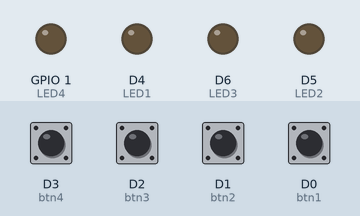
Bench run of a sketch on a simulated ESP8266 (NodeMCU). Parts: output pins drawn as LEDs (lit = HIGH). Inputs (shaded band) come from the test bench; at power-on: D0 (btn1), D1 (btn2), D2 (btn3), D3 (btn4) HIGH.

Above: at 1.2 s.
1.3 s: D3 (btn4) pulled LOW for 0.15 s
At 1.37 s:
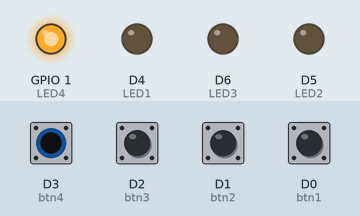
2.9 s: D2 (btn3) pulled LOW for 0.15 s
At 2.97 s:
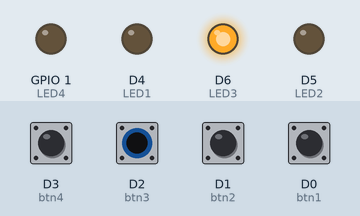
4.5 s: D1 (btn2) pulled LOW for 0.15 s
At 4.57 s:
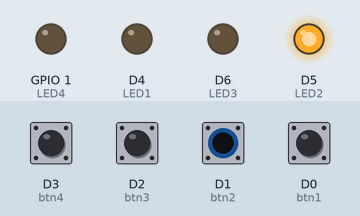
6.1 s: D0 (btn1) pulled LOW for 0.15 s
At 6.17 s:
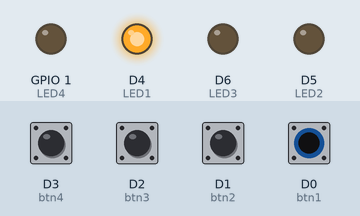
7.7 s: D3 (btn4) driven LOW and D2 (btn3) driven LOW
At 8.5 s:
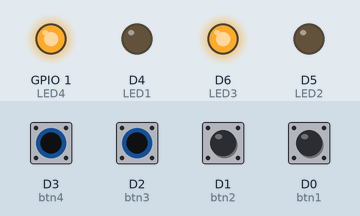
9.2 s: D1 (btn2) pulled LOW for 1 s
At 9.7 s:
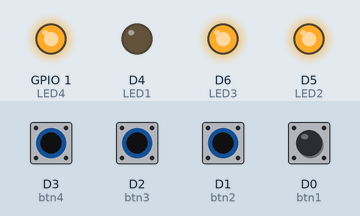
Timing chart, 0 to 12.2 s (numbered marks = the images above; inputs shaded):
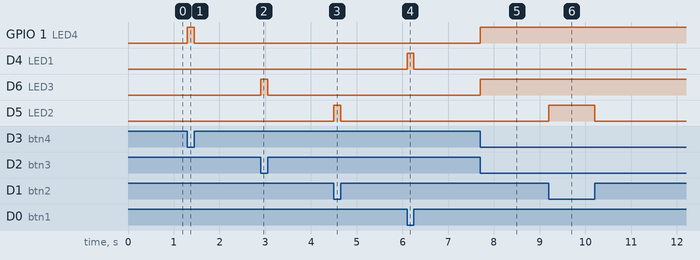

The sketch:

Pathfinder_Project_code.ino
```cpp
// --- PIN DEFINITIONS ---
// Buttons (Renamed to btn1-btn4 to avoid conflict with Arduino binary macros)
const int btn1 = D0;
const int btn2 = D1;
const int btn3 = D2;
const int btn4 = D3;

// LEDs
const int LED1 = D4;
const int LED2 = D5;
const int LED3 = D6;
const int LED4 = D10;

void setup() {
  // Set buttons as inputs with internal pull-up resistors
  pinMode(btn1, INPUT_PULLUP);
  pinMode(btn2, INPUT_PULLUP);
  pinMode(btn3, INPUT_PULLUP);
  pinMode(btn4, INPUT_PULLUP);

  // Set LEDs as outputs
  pinMode(LED1, OUTPUT);
  pinMode(LED2, OUTPUT);
  pinMode(LED3, OUTPUT);
  pinMode(LED4, OUTPUT);
}

void loop() {
  // --- SWITCH 1 ---
  if (digitalRead(btn1) == LOW) {    // If Switch 1 is pressed (reads LOW)
    digitalWrite(LED1, HIGH);        // Turn LED 1 ON
  } else {
    digitalWrite(LED1, LOW);         // Otherwise, turn it OFF
  }

  // --- SWITCH 2 ---
  if (digitalRead(btn2) == LOW) {
    digitalWrite(LED2, HIGH);
  } else {
    digitalWrite(LED2, LOW);
  }

  // --- SWITCH 3 ---
  if (digitalRead(btn3) == LOW) {
    digitalWrite(LED3, HIGH);
  } else {
    digitalWrite(LED3, LOW);
  }

  // --- SWITCH 4 ---
  if (digitalRead(btn4) == LOW) {
    digitalWrite(LED4, HIGH);
  } else {
    digitalWrite(LED4, LOW);
  }
}
```

Measured:
- after the input at 1.3 s, GPIO 1 (LED4): LOW → HIGH at once, → LOW 0.15 s later
- after the input at 2.9 s, D6 (LED3): LOW → HIGH at once, → LOW 0.15 s later
- after the input at 4.5 s, D5 (LED2): LOW → HIGH at once, → LOW 0.15 s later
- after the input at 6.1 s, D4 (LED1): LOW → HIGH at once, → LOW 0.15 s later
- after the input at 7.7 s, GPIO 1 (LED4), D6 (LED3): LOW → HIGH at once
- after the input at 9.2 s, D5 (LED2): LOW → HIGH at once, → LOW 1.0 s later
